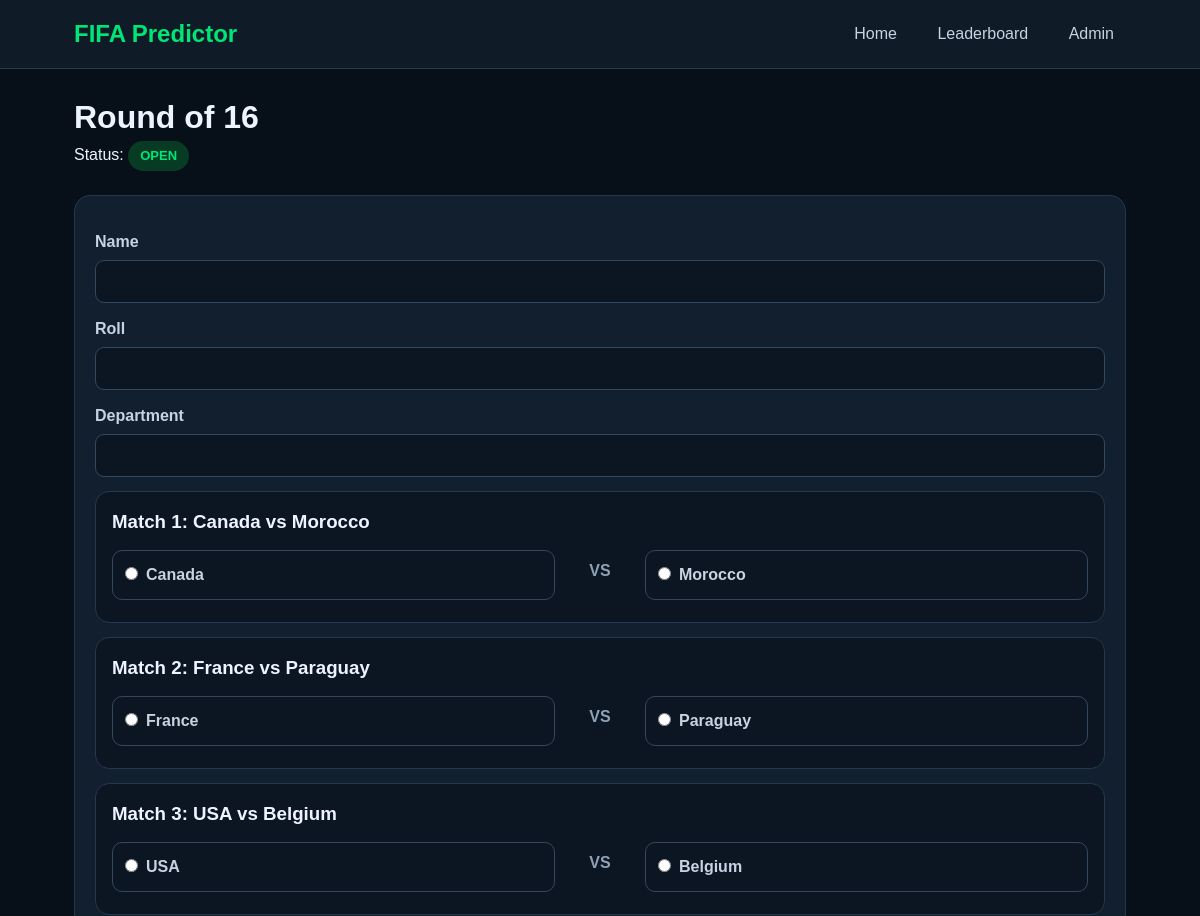
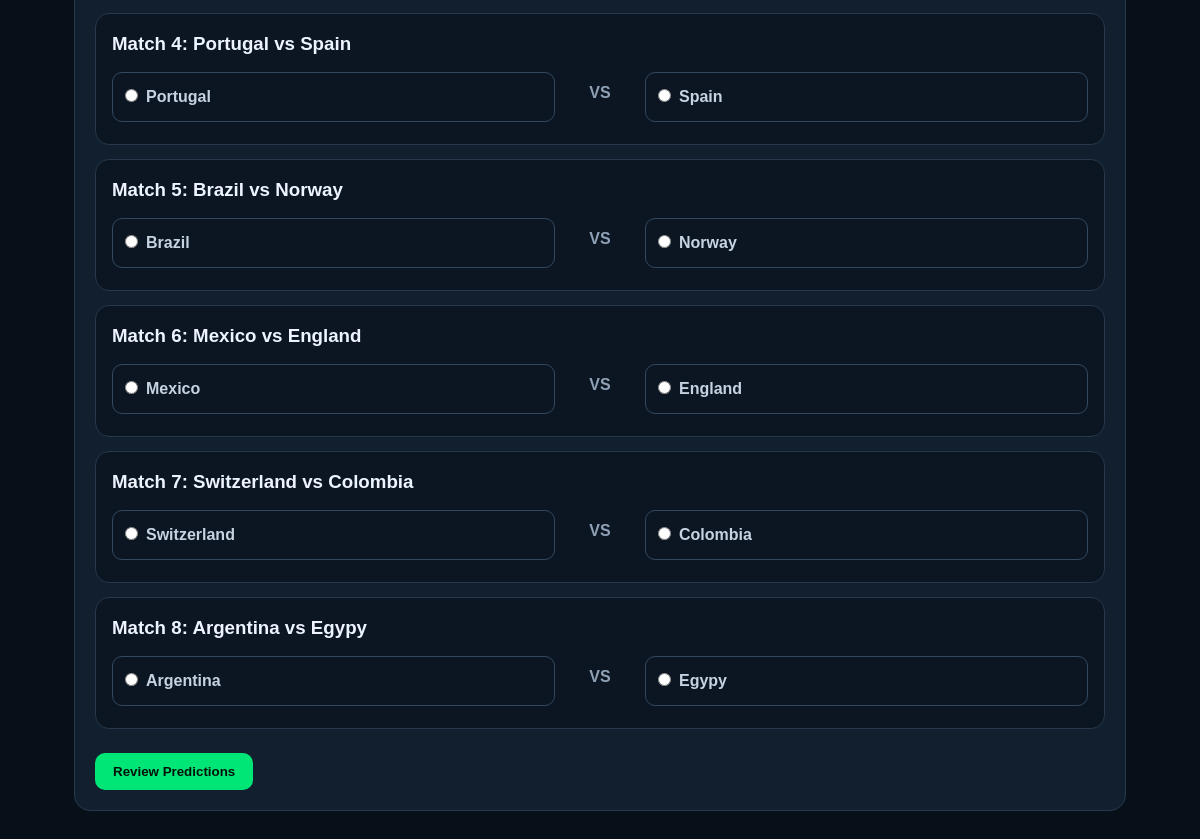
The page /form.php on the database its author committed (2 pictures, top to bottom).
### tables this page shows
CREATE TABLE rounds (
    id INT AUTO_INCREMENT PRIMARY KEY,
    code VARCHAR(20) NOT NULL UNIQUE,
    name VARCHAR(50) NOT NULL,
    points DECIMAL(4,1) NOT NULL,
    status ENUM('closed','open') NOT NULL DEFAULT 'closed'
);

CREATE TABLE matches (
    id INT AUTO_INCREMENT PRIMARY KEY,
    round_id INT NOT NULL,
    match_no INT NOT NULL,
    team1 VARCHAR(100) NOT NULL,
    team2 VARCHAR(100) NOT NULL,
    correct_team VARCHAR(100) DEFAULT NULL,
    FOREIGN KEY (round_id) REFERENCES rounds(id) ON DELETE CASCADE
);

### functions.php (called while the page is built, shortened)
<?php
function getRoundByCode($pdo,$code){$s=$pdo->prepare('SELECT * FROM rounds WHERE code=?');$s->execute([$code]);return $s->fetch();}
function getMatches($pdo,$round_id){$s=$pdo->prepare('SELECT * FROM matches WHERE round_id=? ORDER BY match_no');$s->execute([$round_id]);return $s->fetchAll();}
function h($v){return htmlspecialchars($v ?? '', ENT_QUOTES, 'UTF-8');}
?>

### form.php (the view, shortened to what this page needs)
<?php
require 'db.php'; require 'functions.php';
$code=$_GET['round'] ?? 'r16'; $round=getRoundByCode($pdo,$code); if(!$round) die('Round not found');
$matches=getMatches($pdo,$round['id']); $msg=''; $err=''; $selectedTeams = [];
?>
<!doctype html>
<html>
<head>
<link rel="stylesheet" href="style.css">
</head>
<body>
<header>
<div class="topbar">
<div class="logo">FIFA Predictor</div>
<div class="nav">
<a href="index.php">Home</a>
<a href="leaderboard.php">Leaderboard</a>
<a href="admin.php">Admin</a>
</div>
</div>
</header>
<main class="container">
<h1><?=h($round['name'])?></h1>
<p>Status: <span class="badge <?=h($round['status'])?>"><?=strtoupper(h($round['status']))?></span></p><br>
<?php if($round['status']==='open'): ?>
    <?php if(!$msg): ?>
<form method="post" class="card">
<label>Name</label><input name="name" required>
<label>Roll</label><input name="roll" required>
<label>Department</label><input name="department" required>
<?php foreach($matches as $m): ?>
    <div class="match">
    <h3>Match <?=h($m['match_no'])?>: <?=h($m['team1'])?> vs <?=h($m['team2'])?></h3>
    <div class="teams">
    <label class="radio-box"><input type="radio" name="match_<?=h($m['id'])?>" value="<?=h($m['team1'])?>" required><?=h($m['team1'])?></label>
    <div class="vs">VS</div>
    <label class="radio-box"><input type="radio" name="match_<?=h($m['id'])?>" value="<?=h($m['team2'])?>" required><?=h($m['team2'])?></label>
    </div>
    </div>
    <?php endforeach; ?>
<br><button class="btn" type="button" onclick="reviewPredictions()">Review Predictions</button>
</form>
<?php endif; ?>
    <?php endif; ?>
    </main>
</body>
</html>

### style.css (style rules this page uses)
* { box-sizing:border-box;margin:0;padding:0 }
body { font-family:Arial,sans-serif;background:#071019;color:#eef4ff;line-height:1.5 }
.container { max-width:1100px;margin:auto;padding:24px }
header { background:#101b28;border-bottom:1px solid #26384d }
.topbar { max-width:1100px;margin:auto;padding:16px 24px;display:flex;justify-content:space-between;align-items:center;gap:16px }
.logo { font-size:24px;font-weight:800;color:#00e676 }
.nav a { color:#c7d3e2;text-decoration:none;margin-left:12px;padding:8px 12px;border-radius:8px }
.card { background:#121f2e;border:1px solid #26384d;border-radius:16px;padding:20px;margin-bottom:16px }
.badge { display:inline-block;padding:5px 12px;border-radius:999px;font-size:13px;font-weight:700 }
.open { background:#073b24;color:#00e676 }
.btn { display:inline-block;border:0;background:#00e676;color:#00120a;padding:11px 18px;border-radius:10px;font-weight:800;cursor:pointer;text-decoration:none }
label { display:block;margin-top:14px;margin-bottom:6px;font-weight:700;color:#c7d3e2 }
input,select { width:100%;padding:12px;border-radius:9px;border:1px solid #32485f;background:#0b1622;color:#eef4ff;font-size:15px }
.match { border:1px solid #26384d;background:#0b1622;border-radius:14px;padding:16px;margin-top:14px }
.teams { display:grid;grid-template-columns:1fr 70px 1fr;gap:10px;align-items:center }
.vs { text-align:center;color:#8fa1b6;font-weight:800 }
.radio-box { border:1px solid #32485f;border-radius:10px;padding:12px;cursor:pointer }
.radio-box input { width:auto;margin-right:8px }

### rows shown on the page
rounds: name "Round of 16", status "OPEN"
matches: match_no "1", team1 "Canada", team2 "Morocco"
matches: match_no "2", team1 "France", team2 "Paraguay"
matches: match_no "3", team1 "USA", team2 "Belgium"
matches: match_no "4", team1 "Portugal", team2 "Spain"
matches: match_no "5", team1 "Brazil", team2 "Norway"
matches: match_no "6", team1 "Mexico", team2 "England"
matches: match_no "7", team1 "Switzerland", team2 "Colombia"
matches: match_no "8", team1 "Argentina", team2 "Egypy"
